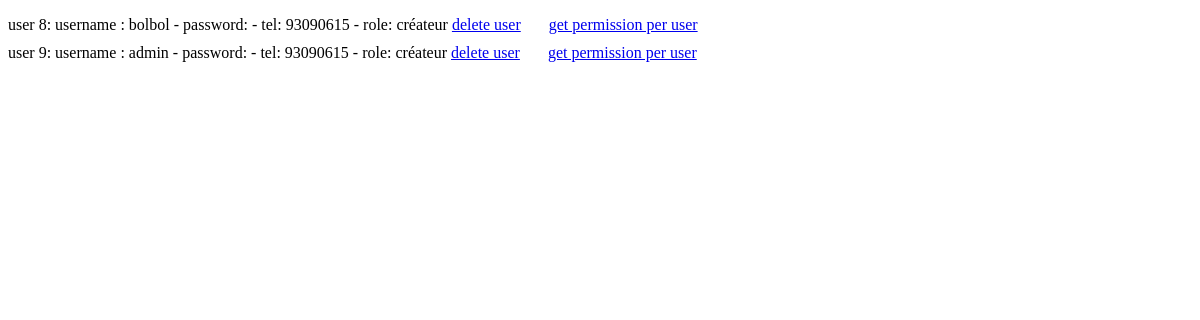
Page /get_users/ (signed in) on the earlier database version.
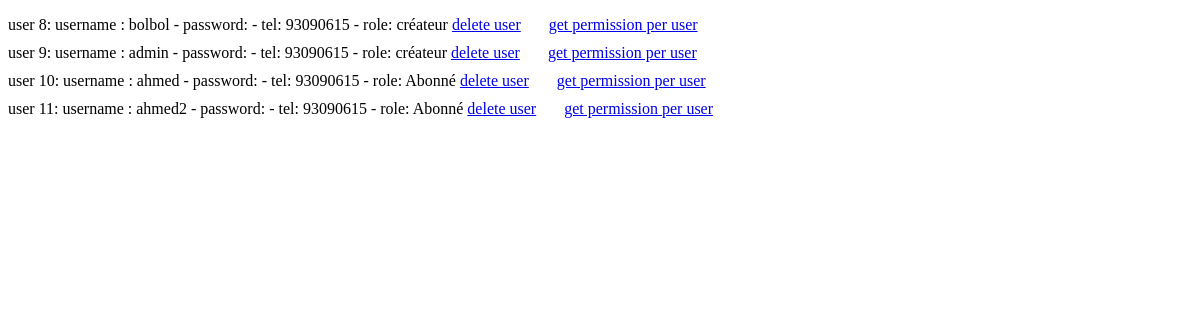
Same page on the later database version.
### app_project/models.py (models this page shows)
class CreatorProjectModel(AbstractUser):
    CREATOR = 'créateur'
    SUBSCRIBER = 'Abonné'
    CHOICES = [
        (CREATOR, 'créateur'),
        (SUBSCRIBER, 'Abonné')
    ]
    tel = models.CharField(max_length=15)
    email = models.EmailField()
    role = models.CharField(max_length=50,choices=CHOICES)

### app_project/views.py (the view)
# urls.py: path('get_users/', get_users, name="get-users"),
@permission_required('app_project.get_users')
def get_users(request):
    users = CreatorProjectModel.objects.all()
    return render(request, 'app_project/users.html', {'users':users})

### app_project/templates/app_project/users.html (shortened to what this page needs)
{%  extends 'app_project/base.html' %}
{% block content %}
<ul>
{% for user in users %}
<li>
user {{ user.id }}:
username : {{  user.username }} -
password: {{ user.passord }} -
tel: {{ user.tel }} -
role:  {{ user.role }}
<a href="{% url 'delete-user' user.id %}">delete user</a> &nbsp; &nbsp; &nbsp;
<a href="{% url 'get_permission_per_user' user.id %}">get permission per user</a> &nbsp; &nbsp; &nbsp;
</li>
{% endfor %}
</ul>
{% endblock content %}

### app_project/templates/app_project/base.html (shortened to what this page needs)
<!DOCTYPE HTML>
<html>
<head>
</head>
<body>
{% block content %}
{% endblock content  %}
</body>
</html>

### app_project/templates/app_project/base.html (style rules this page uses)
ul { list-style-type: none; padding: 0; }
li { margin-bottom: 10px; }

Differences in the rows shown:
added CreatorProjectModel: id "10", username "ahmed", tel "93090615", role "Abonné"
added CreatorProjectModel: id "11", username "ahmed2", tel "93090615", role "Abonné"
